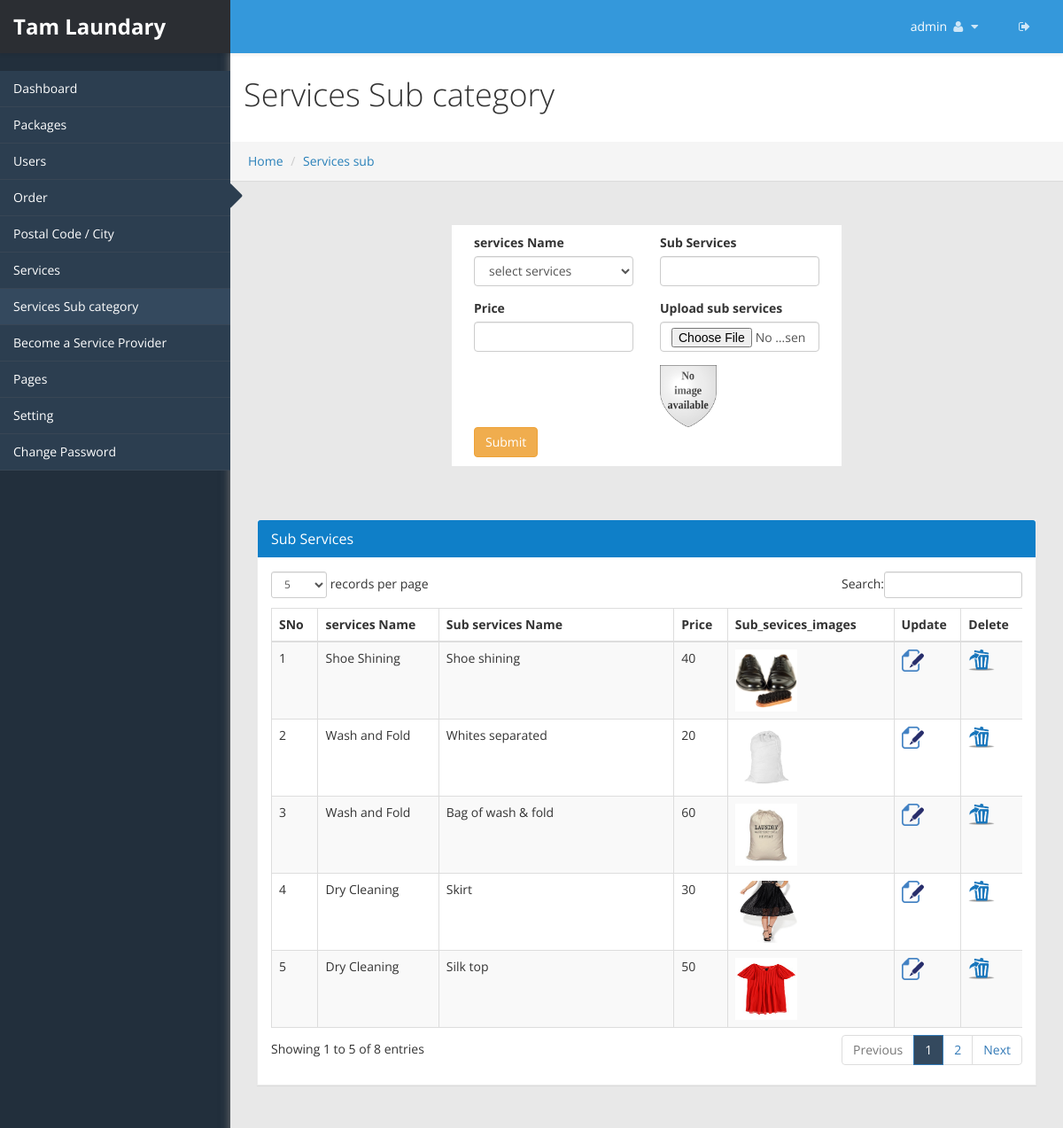
Page /admincp/services_sub.php (signed in) on the committed database.
### tables this page shows
CREATE TABLE IF NOT EXISTS `sv_admin_login` (
  `admin_id` int(20) NOT NULL AUTO_INCREMENT,
  `user_name` varchar(255) NOT NULL,
  `password` varchar(255) NOT NULL,
  `email_id` varchar(255) NOT NULL,
  `site_name` varchar(255) NOT NULL,
  `logo` varchar(255) NOT NULL,
  `favicon` varchar(255) NOT NULL,
  `site_desc` varchar(255) NOT NULL,
  `keyword` varchar(255) NOT NULL,
  `site_url` varchar(255) NOT NULL,
  `paypal_id` varchar(250) NOT NULL,
  `currency_mode` varchar(100) NOT NULL,
  `paypal_site_mode` varchar(100) NOT NULL,
  PRIMARY KEY (`admin_id`)
);

CREATE TABLE IF NOT EXISTS `sv_services_sub` (
  `sid` int(20) NOT NULL AUTO_INCREMENT,
  `services_name` varchar(255) NOT NULL,
  `services_sub_name` varchar(255) NOT NULL,
  `price` int(100) NOT NULL,
  `sub_services_pic` varchar(255) NOT NULL,
  PRIMARY KEY (`sid`)
);

CREATE TABLE IF NOT EXISTS `sv_services` (
  `services_id` int(25) NOT NULL AUTO_INCREMENT,
  `services_name` varchar(255) NOT NULL,
  PRIMARY KEY (`services_id`)
);

### admincp/services_sub.php (the view, shortened to what this page needs)
<!DOCTYPE html>
<html xmlns="http://www.w3.org/1999/xhtml">
<?php include("../connection.php"); ?>
<?php
if(isset($_REQUEST['sub_id']))
	{
		$sub_id=mysql_real_escape_string($_REQUEST['sub_id']);
		$res=mysql_query("select * from sv_services_sub where sid='$sub_id'");
		$row=mysql_num_rows($res);
		if($row==0)
	 	{
		  $services_id="";
		  $services_name="";
		  $sub_sname="";
		  $price="";
		  $sub_services_pic="";
		  $typ="add";
		}
		else
		{
			$fet=mysql_fetch_array($res);
			$sname=mysql_real_escape_string($fet['services_name']);
			$services_id=mysql_real_escape_string($fet['sid']);
			$query=mysql_fetch_array(mysql_query("select * from sv_services where services_id='$sname'"));
			$services_name=mysql_real_escape_string($query['services_name']);
			$sub_sname=mysql_real_escape_string($fet['services_sub_name']);
			$price=mysql_real_escape_string($fet['price']);
			$sub_services_pic=mysql_real_escape_string($fet['sub_services_pic']);
			$typ="update";
		}
	}
	else
	{
		$sub_sname="";
		$price="";
		$sub_services_pic="";
	}
	$page = 'services_sub';
?>
<body>
    <div id="wrapper">
        <?php include("top_menu.php") ?>
        <?php include("side_menu.php") ?>
        <div id="page-wrapper" >
		  <div class="header">
                        <h1 class="page-header">
                            Services Sub category
                        </h1>
						<ol class="breadcrumb">
					  <li><a href="#">Home</a></li>
					  <li><a href="#">Services sub</a></li>
					</ol>
		</div>
            <div id="page-inner">
			    <div class="panel-body">
	<form class="" name="service_s" id="service_s" method="post" enctype="multipart/form-data" action="services_sub_add.php">
					<div class="col-lg-3 col-md-3 col-sm-3"></div>
				<div class="col-lg-6 col-md-6 col-sm-6 table-bg">
                <div class="col-lg-6 col-md-6 col-sm-6">
					<div class="form-group">
					<label>services Name</label>
				<select id="sname" name="sname" class="form-control" required>
					<option value="">select services</option>
				</select></div>
				</div>
				<div class="col-lg-6 col-md-6 col-sm-6">
					<div class="form-group">
					<label>Sub Services</label>
					<input type="text" id="sub_sname" required class="form-control" name="sub_sname" value="<?php echo $sub_sname; ?>">
					</div>
				</div>
				<div class="col-lg-6 col-md-6 col-sm-6">
					<div class="form-group">
					<label>Price</label>
					<input type="text" id="price" required="required" class="form-control" name="price" value="<?php echo $price; ?>"></div>
				</div>
				<div class="col-lg-6 col-md-6 col-sm-6">
					<div class="form-group">
					<label>Upload sub services</label>
					<input type="file" id="sub_services_pic" class="form-control" name="sub_services_pic" value="<?php echo $price; ?>">
				</div>
					<?php
						if($sub_services_pic=="") { ?>
						<a href="#"><img src="images/no-images.png" alt="" style="max-width:70px;max-height:70px;"></a>
						<?php
							}
							else
							{
							?>
						<a href="images/<?php echo $sub_services_pic;?>" target="blank"><img src="images/<?php echo $sub_services_pic;?>" alt="" style="max-width:70px;max-height:70px;"></a>
						<?php } ?>
				</div>
				<div class="col-lg-6 col-md-6 col-sm-6 " >
				<input type="submit" value="Submit" class="btn btn-warning">
				</div>
					</div>
					<div class="col-lg-3 col-md-3 col-sm-3"></div>
					</div>
            <div id="page-inner">
            <div class="row">
                <div class="col-md-12">
                    <div class="panel panel-default">
                        <div class="panel-heading">
                             Sub Services
                        </div>
                        <div class="panel-body">
                            <div class="table-responsive">
                                <table class="table table-striped table-bordered table-hover" id="dataTables-example">
                                    <thead>
                                        <tr>
                                            <th>SNo</th>
											<th>services Name</th>
											<th>Sub services Name</th>
											<th>Price</th>
											<th>Sub_sevices_images</th>
											<th>Update</th>
											<th>Delete</th>
                                        </tr>
                                    </thead>
									<tbody>
									<?php
										$sno=0;
										$res=mysql_query("select * from sv_services_sub order by sid DESC");
										while($row=mysql_fetch_array($res))
										{
											$sno++;
											$services_id=mysql_real_escape_string($row['sid']);
											$sname=mysql_real_escape_string($row['services_name']);
											$query=mysql_fetch_array(mysql_query("select * from sv_services where services_id='$sname'"));
											$services_name=mysql_real_escape_string($query['services_name']);
											$sub_sname=mysql_real_escape_string($row['services_sub_name']);
									?>
										<tr>
											<td><?php echo $sno; ?></td>
											<td><?php echo $services_name; ?></td>
											<td><?php echo $sub_sname; ?></td>
											<td><?php echo $row['price']; ?></td>
											<td><?php if($row['sub_services_pic']=="") { ?>-<?php } else { ?><img src="images/<?php echo $row['sub_services_pic'];?>" style="width:70px;height:70px;"><?php } ?></td>
											<td><a href="services_sub.php?sub_id=<?php echo $services_id;?>"><img src="images/file_edit.png"  alt="update" title="update" ></a></td>
											<td><a href="javascript:services_sub_del('<?php echo $services_id;?>');"><img src="images/delete.png" alt="" title="delete"></a></td>
										</tr>
										<?php } ?>
									</tbody>
                                </table>
                            </div>
                        </div>
                    </div>
                </div>
            </div>
                   </div>
    </div>
            </div>
</body>
</html>

### admincp/top_menu.php (shortened to what this page needs)
<?php
 include("../connection.php");
 $res=mysqli_fetch_array(mysqli_query($con, "select * from sv_admin_login"));
	$site_name=mysqli_real_escape_string($con, $res['site_name']);
	$site_url=mysqli_real_escape_string($con, $res['site_url']);
?>
<head>
    <link href="css/bootstrap.css" rel="stylesheet" />
    <link href="css/font-awesome.css" rel="stylesheet" />
    <link href="css/custom-styles.css" rel="stylesheet" />
    <link href="js/dataTables/dataTables.bootstrap.css" rel="stylesheet" />
	    <link href="css/style.css" rel="stylesheet" />
    <link rel="stylesheet" href="js/Lightweight-Chart/cssCharts.css">
	    <link href="css/style.css" rel="stylesheet" />
		<link href="http://www.jqueryscript.net/css/jquerysctipttop.css" rel="stylesheet" type="text/css">
<link rel="stylesheet" type="text/css" href="css/livegraph.css" />
</head>
<?php
if(!isset($_SESSION['user_nam']))
	header("Location:index.php");
else
{
	$user_name=mysqli_real_escape_string($con, $_SESSION['user_nam']);
	$res=mysqli_fetch_array(mysqli_query($con,"select * from sv_admin_login where user_name='$user_name'"));
	$uname=mysqli_real_escape_string($con, $res['user_name']);
	$site_name=mysqli_real_escape_string($con, $res['site_name']);
}
?>
<nav class="navbar navbar-default top-navbar" role="navigation">
            <div class="navbar-header">
                <a class="navbar-brand" href="<?php echo $site_url;?>"><strong><?php echo $site_name; ?></strong></a>
            </div>
            <ul class="nav navbar-top-links navbar-right">
                 <li class="dropdown">
                    <a class="dropdown-toggle" data-toggle="dropdown" href="#" aria-expanded="false">
					<span><?php echo $uname;?></span>
                        <i class="fa fa-user fa-fw"></i> <i class="fa fa-caret-down"></i>
                    </a>
                </li>
			 <li class="dropdown">
                    <a href="logout.php">
                        <i class="fa fa-sign-out" aria-hidden="true"></i>
                    </a>
                </li>
			</ul>
        </nav>

### admincp/side_menu.php (shortened to what this page needs)
 <nav class="navbar-default navbar-side" role="navigation">
		<div id="sideNav" href="#"><i class="fa fa-caret-right"></i></div>
            <div class="sidebar-collapse">
                <ul class="mainmenu nav" >
	<li class="menuitem <?php if($page=='dashboard'){echo 'active';}?>" >
		<a href="dashboard.php"><span>Dashboard</span></a>
	</li>
	<li class="menuitem <?php if($page=='packages'){echo 'active';}?>" >
		<a href="packages.php"><span>Packages</span></a>
	</li>
	<li class="menuitem <?php if($page=='users'){echo 'active';}?>" >
		<a href="users.php"><span>Users</span></a>
	</li>
	<li class="menuitem <?php if($page=='order'){echo 'active';}?>" >
		<a href="order.php"><span>Order</span></a>
	</li>
	<li class="menuitem <?php if($page=='postal'){echo 'active';}?>" >
		<a href="postal_code.php"><span>Postal Code / City</span></a>
	</li>
	<li class="menuitem <?php if($page=='services'){echo 'active';}?>" >
		<a href="services.php"><span>Services</span></a>
	</li>
	<li class="menuitem <?php if($page=='services_sub'){echo 'active';}?>" >
		<a href="services_sub.php"><span>Services Sub category</span></a>
	</li>
	<li class="menuitem <?php if($page=='cleaner'){echo 'active';}?>" >
		<a href="cleaner.php"><span>Become a Service Provider</span></a>
	</li>
	<li class="menuitem <?php if($page=='pages'){echo 'active';}?>" >
		<a href="pages.php"><span>Pages</span></a>
	</li>
	<li class="menuitem <?php if($page=='setting'){echo 'active';}?>" >
		<a href="setting.php"><span>Setting</span></a>
	</li>
	<li class="menuitem <?php if($page=='change password'){echo 'active';}?>" >
		<a href="change_pwd.php"><span>Change Password</span></a>
	</li>
</ul>
            </div>
  </nav>

### admincp/css/custom-styles.css (style rules this page uses)
body { font-family: 'Open Sans', sans-serif; background: #222f3c; }
#wrapper { width: 100%; }
#page-wrapper { padding: 15px 15px; min-height: 600px; background: #E8E8E8; }
#page-inner { width:100%; margin:10px 20px 10px 0px; background-color:transparent; padding: 15px 15px; min-height:1200px; }
h1, .h1, h2, .h2, h3, .h3 { margin-top: 7px; }
body { overflow-x:hidden; }
.navbar-side { z-index: 0; }
.panel { border-radius:0px; }
.top-navbar { position: fixed; width: 100%; z-index: 300; -webkit-box-shadow: 0 3px 3px rgba(0, 0, 0, 0.05); -moz-box-shadow: 0 3px 3px rgba(0, 0, 0, 0.05); box-shadow: 0 3px 3px rgba(0, 0, 0, 0.05); }
.navbar-side { z-index: 1; position: fixed; width: 260px; top: 80px; }
#page-wrapper { position: relative; top: 55px; box-shadow: 0 0 10px #757575; -moz-box-shadow: 0 0 10px #757575; -webkit-box-shadow: 0 0 10px #757575; }
.breadcrumb { padding: 12px 10px 12px 20px; margin-bottom: 20px; list-style: none; border-radius: 0; -webkit-box-shadow: 0 1px 1px rgba(0,0,0,.05); box-shadow: 0 1px 1px rgba(0,0,0,.05); }
.page-header { padding-bottom: 9px; margin: 0; border-bottom: 1px solid transparent; text-align: left;background-color: #fff;padding: 32px 22px 32px 15px; font-weight:300; }
.panel-default { border-color: #ECECEC; }
.panel-default > .panel-heading { color: #FFF; border-color: #FFF; background: #0f7fc8; font-size: 16px; text-shadow: none; }
.panel-heading { border-bottom: 1px solid transparent; border-top-left-radius: 3px; border-top-right-radius: 3px; }
.top-navbar { margin:0px; padding:0px 30px 0 0; }
.top-navbar .navbar-brand { color: #fff; width: 260px; text-align: left; height: 60px; font-size: 24px; font-weight: 700; line-height: 30px; background: #2980b9; }
.top-navbar .nav > li { position: relative; display: inline-block; margin: 0px; padding: 0px; }
.top-navbar .nav > li > a { position: relative; display: block; padding: 20px; color: #FFFFFF; margin: 0px; }
.sidebar-collapse , .sidebar-collapse .nav { background:none; }
.sidebar-collapse .nav { padding:0; }
.sidebar-collapse .nav > li > a { color: #FFFFFF; background:transparent; text-shadow:none; }
.sidebar-collapse > .nav > li { border-bottom: 1px solid rgba(107, 108, 109, 0.19); }
.navbar-side { border:none; background: #2c3e50; }
.top-navbar { background: #3498db; border-bottom:none; }
.top-navbar .nav > li > a > i { margin-right: 2px; }
.navbar-default { border:0px solid black; }
.navbar-header { background: transparent; }
.nav > li > a > i { margin-right:10px; color: rgba(255, 255, 255, 0.76); }
#sideNav { position: absolute; right: -12px; z-index: 3; top: 117px; color: #2c3e50; cursor:pointer; border-radius: 0; width: 14px; font-size: 48px; line-height: 0; }
@media (min-width:768px) { #page-wrapper { margin: 0 0 0 260px; padding: 0; min-height: 1200px; } }
@media (min-width:768px) { .navbar-side { width: 260px; z-index: 1; } }
@media (min-width:768px) { .navbar { border-radius: 0px; } }

### admincp/css/style.css (style rules this page uses)
.table-bg { padding: 10px; background-color: #fff; margin-bottom:20px; }

### admincp/css/livegraph.css (style rules this page uses)
table { border-collapse: collapse; }
table, th, td { border: 1px solid black; padding: 4px; }

### admincp/side_menu.php (style rules this page uses)
.active a { background:#34495e !important; color: #000; }

### rows in the picture
sv_admin_login: site_name "Tam Laundary", user_name "admin"
sv_services_sub: sv_services.services_name "Shoe Shining", services_sub_name "Shoe shining", price "40", sub_services_pic (picture)
sv_services_sub: sv_services.services_name "Wash and Fold", services_sub_name "Whites separated", price "20", sub_services_pic (picture)
sv_services_sub: sv_services.services_name "Wash and Fold", services_sub_name "Bag of wash & fold", price "60", sub_services_pic (picture)
sv_services_sub: sv_services.services_name "Dry Cleaning", services_sub_name "Skirt", price "30", sub_services_pic (picture)
sv_services_sub: sv_services.services_name "Dry Cleaning", services_sub_name "Silk top", price "50", sub_services_pic (picture)
